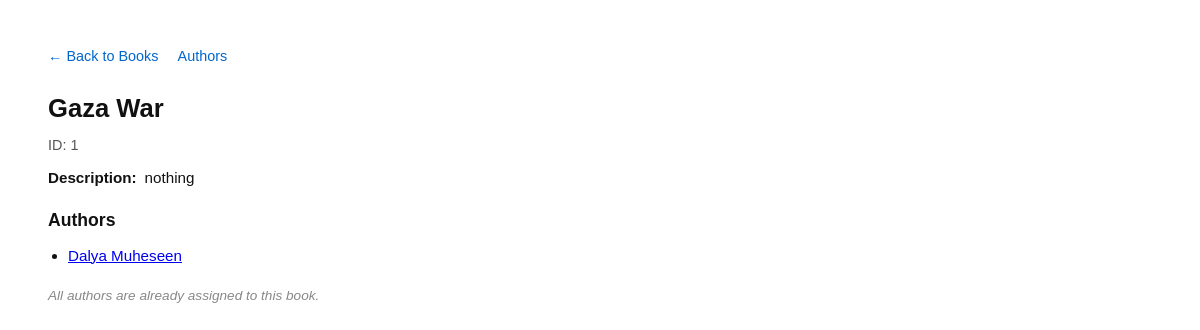
Page /books/1 on the earlier database version.
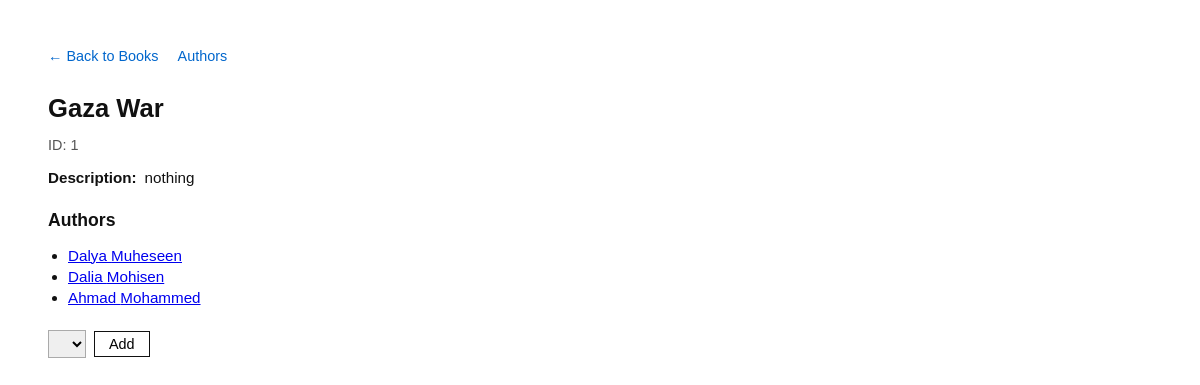
Same page on the later database version.
### books_authors/models.py (models this page shows, shortened)
class Book(models.Model):
    title = models.CharField(max_length=255)
    desc  = models.CharField(max_length=45)

class Author(models.Model):
    first_name = models.CharField(max_length=255)
    last_name  = models.CharField(max_length=255)
    notes      = models.TextField(default="")
    books      = models.ManyToManyField(Book, related_name='authors')

### books_authors/views.py (the view)
# urls.py: path('books/<int:book_id>', views.book_detail,  name='book_detail'),
def book_detail(request, book_id):
    book = Book.objects.get(id=book_id)
    available_authors = Author.objects.exclude(books=book)
    context={
        'book':book,
        'available_authors':available_authors,
    }
    return render(request,'book_detail.html',context)

### books_authors/templates/book_detail.html (shortened to what this page needs)
<!DOCTYPE html>
<html lang="en">
<head>
    {% load static %}
    <link rel="stylesheet" href="{% static  'css/book_detail.css' %}">
</head>
<body>
    <nav>
        <a href="/">← Back to Books</a>
        <a href="/authors">Authors</a>
    </nav>
    <h1>{{ book.title }}</h1>
    <p class="meta">ID: {{ book.id }}</p>
    <div class="desc-row">
        <strong>Description:</strong>
        <span>{{ book.desc }}</span>
    </div>
    <h3>Authors</h3>
    {% if book.authors.all %}
    <ul>
        {% for author in book.authors.all %}
        <li>
            <a href="/authors/{{ author.id }}">
                {{ author.first_name }} {{ author.last_name }}
            </a>
        </li>
        {% endfor %}
    </ul>
    {% else %}
    <p class="no-authors">No authors assigned yet.</p>
    {% endif %}
    {% if available_authors %}
    <form action="/books/{{ book.id }}/add_author" method="POST">
        <div class="add-row">
            <select name="author_id">
                {% for author in available_authors %}
                <option value="{{ author.id }}">
                </option>
                {% endfor %}
            </select>
            <button type="submit" class="btn">Add</button>
        </div>
    </form>
    {% else %}
    <p class="no-authors">All authors are already assigned to this book.</p>
    {% endif %}
</body>
</html>

### books_authors/static/css/book_detail.css (style rules this page uses)
body { font-family: Arial, sans-serif; padding: 40px; color: #111; max-width: 700px; }
h1 { font-size: 1.6rem; margin-bottom: 6px; }
.meta { font-size: 0.9rem; color: #555; margin-bottom: 16px; }
.desc-row { display: flex; gap: 8px; margin-bottom: 24px; font-size: 0.95rem; }
.desc-row strong { flex-shrink: 0; }
h3 { font-size: 1.1rem; margin-bottom: 10px; }
ul { list-style: disc; padding-left: 20px; margin-bottom: 24px; font-size: 0.95rem; }
ul li { margin-bottom: 4px; }
.add-row { display: flex; gap: 8px; align-items: center; }
select { padding: 4px 8px; border: 1px solid #aaa; font-size: 0.9rem; }
.btn { padding: 4px 14px; border: 1px solid #111; background: #fff; font-size: 0.9rem; cursor: pointer; }
nav { margin-bottom: 30px; font-size: 0.9rem; }
nav a { margin-right: 16px; color: #0066cc; text-decoration: none; }

Differences in the rows shown:
added Author: first_name "Dalia", last_name "Mohisen"
added Author: first_name "Ahmad", last_name "Mohammed"
Other differences:
text no longer shown: "All authors are already assigned to this book."
text now shown: "Add"
